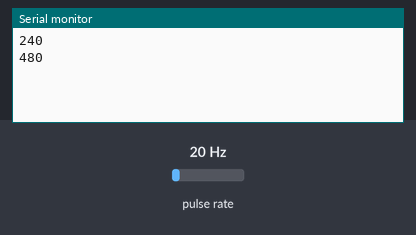
Recording of a sketch running on a simulated Arduino Uno, built with avr-gcc and run on an emulated ATmega328P. Shown: the last lines printed to the serial monitor. Wiring (inferred from the names in the program): pulse sensor: data pin 2. The inputs (shaded band) are chosen by the test bench; at power-on: pulse rate 20 Hz.

Above: at 1.2 s.
1.3 s: pulse rate (sensor on pin 2) set to 4 Hz
At 1.9 s:
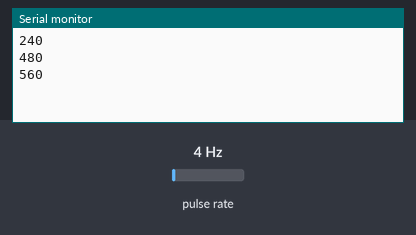
2.8 s: pulse rate (sensor on pin 2) set to 50 Hz
At 3.3 s:
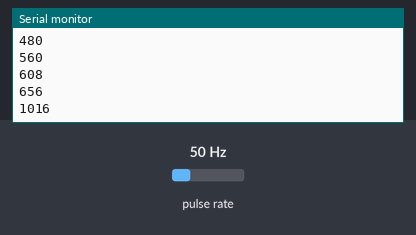
Timing chart, 0 to 5.8 s (numbered marks = the images above; inputs shaded):
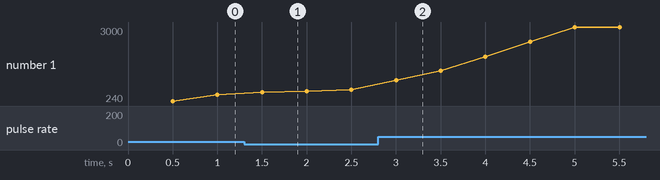

Measured:
- after the input at 1.3 s, the serial monitor: prints a new line after 0.20 s (image 1)
- after the input at 2.8 s, the serial monitor: prints a new line after 0.20 s (image 2)
- plotted number 1: 480 → 656 after the input at 1.3 s, 656 → 3000 after the input at 2.8 s

The sketch:

RPM_NEW.ino
```cpp
#define NB_RPM 5	//Nombre de rpm enregistre dans le tableau
#define MICROStoSECONDE 0.000001	  // Multiplication pour transformer des uSec en S
#define SECONDEtoMINUTE 60
#define MICROStoMINUTE  0.00006

#define DELAY_ZERO_RPM 600000 // 0.6 secondes environ 100 Rpm

#define DEBUG 0

typedef struct
{
	uint16_t rpm;

	volatile uint32_t timerOlder;
	volatile uint32_t timer;

	uint16_t rpmTableau[NB_RPM];
	uint8_t count;

} rpm_t;

 rpm_t Rpm;

#define pinRPM 2
void setup()
{
	Serial.begin(9600);
	attachInterrupt(digitalPinToInterrupt(pinRPM), blink, FALLING);
	rpm_init(&Rpm);
}

void loop()
{

	//Serial.print(rpm_calcul2());
	//Serial.print("\t");
	delay(500);
	rpm_calcul(&Rpm);
	Serial.println(Rpm.rpm);
}

void blink()
{
	//Faut tjrs le faire Meme si on le calcul pas
	Rpm.timerOlder = Rpm.timer;
	Rpm.timer = micros();
}
void rpm_init(rpm_t *rpm)
{
	int i = 0;

	rpm->rpm = 0;
	rpm->timer = micros();
	rpm->timerOlder = micros();
	rpm->count = 0;
	for (i = 0; i < NB_RPM; i++)
	{
		rpm->rpmTableau[i] = 0;
	}
}
void rpm_calcul(rpm_t *rpm)
{
	int i = 0;
	uint16_t tmpRpm = rpm->rpm;
	uint32_t sommeRpm = 0;
	uint32_t temps = rpm->timer - rpm->timerOlder; // Enregistre local car peut changer a tout moment
	//calcul
	if (temps != 0) //eviter les division par 0
	{
		tmpRpm = (uint32_t)((1 / ((temps)*MICROStoSECONDE)) * SECONDEtoMINUTE);
	}

	// Si il n'y a aucun uptate de valeur depuis 0.6 seconde sois 100Hz RPM = 0
	if (micros() - rpm->timer > DELAY_ZERO_RPM)
	{
		tmpRpm = 0;
	}

	//Mettre la valeur dans le Tableau RPM
	if (rpm->count == NB_RPM) //Remttre a 0 dans le count du tableau si on a attein le max
	{
		rpm->count = 0;
	}

	rpm->rpmTableau[rpm->count] = tmpRpm;
	rpm->count++;
	//Sommer le tableau de RPM
	for (i = 0; i < NB_RPM; i++)
	{
		sommeRpm = sommeRpm + rpm->rpmTableau[i];
	}


	//Enregistre le vrai RPM en moyenne
	rpm->rpm = sommeRpm / NB_RPM;

	if (DEBUG)
	{
		Serial.print("temps Entre 2 Interupt : ");
		Serial.println(temps);
		Serial.print("tmpRpm :");
		Serial.println(tmpRpm);
		Serial.print("SommeRpm :");
		Serial.println(sommeRpm);
		Serial.print("Le RPM : ");
		Serial.println(rpm->rpm);
	}
}
```
